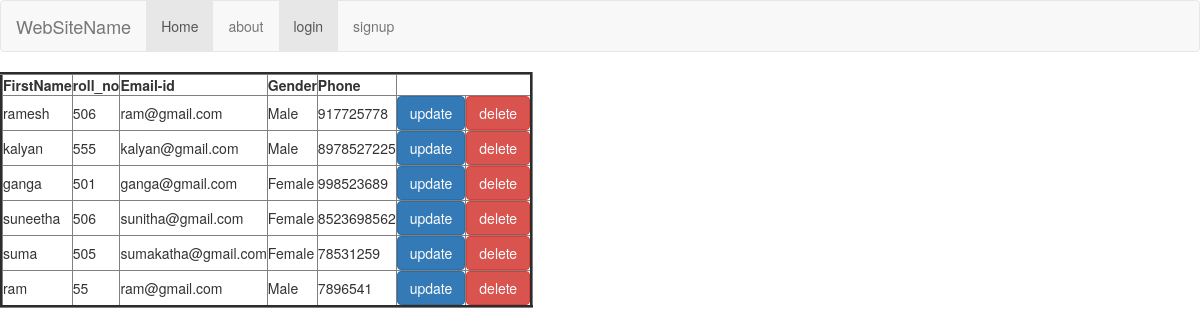
The app's page /App2/display/ with its own data.
### App2/models.py (models this page shows, shortened)
class student(models.Model):
    Gender_choice=[('Female','Female'),('Male','Male')]
    FullName=models.CharField(max_length=30)
    RollNo=models.CharField(max_length=10)
    EmailId=models.EmailField()
    MobileNo=models.CharField(max_length=10)
    Gender=models.CharField(max_length=6,choices=Gender_choice)
    Date_Of_Birth=models.DateField(null=True)
    Address=models.TextField()

### App2/views.py (the view)
# urls.py: path('display/',views.displey_details, name='details'),
def displey_details(request):
    data=student.objects.all()
    return render(request,'result.html',{'data':data})

### App2/templates/result.html
{% extends 'base.html' %}
{% block content %}
    <table border="3">
        <tr>
            <th>FirstName</th>
            <th>roll_no</th>
            <th>Email-id</th>
            <th>Gender</th>
            <th>Phone</th>
        </tr>
        {% for i in data %}
        <tr>
            <td>{{i.FullName}}</td>
            <td> {{i.RollNo}}</td>
            <td>{{i.EmailId}}</td>
            <td>{{i.Gender}}</td>
            <td>{{i.MobileNo}}</td>
            <td><a  class="btn btn-primary" href= "#">update</a></td>
            <td><a  class="btn btn-danger" href= {% url 'delete' i.id %}>delete</a></td>
        </tr>
        {% endfor %}
    </table>
{% endblock %}

### App2/templates/base.html (shortened to what this page needs)
<!DOCTYPE html>
<html lang="en">
<head>
  <link rel="stylesheet" href="https://maxcdn.bootstrapcdn.com/bootstrap/3.4.1/css/bootstrap.min.css">
</head>
<body>
  <nav class="navbar navbar-default">
    <div class="container-fluid">
      <div class="navbar-header">
        <a class="navbar-brand" href="#">WebSiteName</a>
      </div>
      <ul class="nav navbar-nav">
        <li class="active"><a href="#">Home</a></li>
        <li><a href="#">about</a></li>
      </ul>
      <ul class="nav navbar-nav ml-auto">
        {% if not user.is_authrnticated %}
        <li class="active"><a href="{% url 'login' %}">login</a></li>
        <li><a href="{% url 'signupform' %}">signup</a></li>
        {% else %}
        <li class="nav-item"><a href="#">Logout</a></li>
        <li class="nav-item"><a href=" {% url 'profile'  %} ">Profile</a></li>
        {% endif %}
      </ul>
    </div>
  </nav>
{%block content%}
{% endblock %}
</body>
</html>

### records on screen
student: FullName "ramesh", RollNo "506", EmailId "ram@gmail.com", Gender "Male", MobileNo "917725778"
student: FullName "kalyan", RollNo "555", EmailId "kalyan@gmail.com", Gender "Male", MobileNo "8978527225"
student: FullName "ganga", RollNo "501", EmailId "ganga@gmail.com", Gender "Female", MobileNo "998523689"
student: FullName "suneetha", RollNo "506", EmailId "sunitha@gmail.com", Gender "Female", MobileNo "8523698562"
student: FullName "suma", RollNo "505", EmailId "sumakatha@gmail.com", Gender "Female", MobileNo "78531259"
student: FullName "ram", RollNo "55", EmailId "ram@gmail.com", Gender "Male", MobileNo "7896541"
